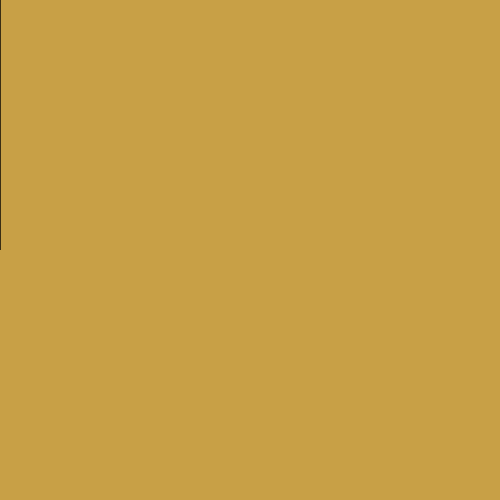
Frame 1 (no input)
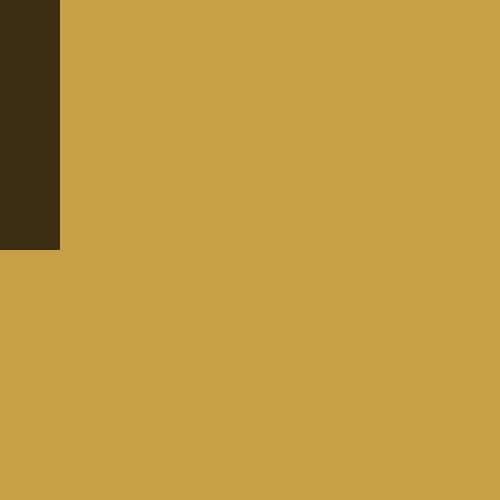
Frame 60 (the mouse pressed at the canvas centre just before this capture)
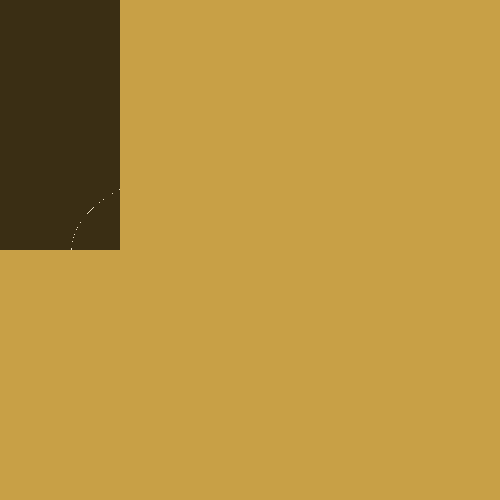
Frame 120 (the mouse held since frame 60 and released just before this capture)

The Processing sketch that drew these frames (run headless with seeded random() and noise(); from frame 60 on, the mouse is pressed at the canvas centre):

// Processing sketch: WashDrawEllipse
// ── WashDrawEllipse.pde
float a = 250;
float b = 250;
float c = 8;
float d = 4;
float e = 500;

int drawW = 1;
int drawH = 250;

int x = 0;
int y = 0;

void setup() {
  size(500, 500);
  frameRate(200);

  strokeWeight(1);
  stroke(255);
  background(200, 160, 70);
}

void draw() {
  for (int X = x; X < x+drawW; X++) {
    for (int Y = y; Y < y+drawH; Y++) {
      if ((int) ((sq(X-a)/sq(c))+(sq(Y-b)/sq(d))) == (int) (e)) {
        stroke(255);
      } else {
        stroke(0);
      }
      point(X, Y);
    }
  }

  x+=drawW;
  if (x > width) {
    x%=width;
    x-=drawW;
    y+=drawH;
  }
  if (y > height) {
    y%=height;
  }
}
